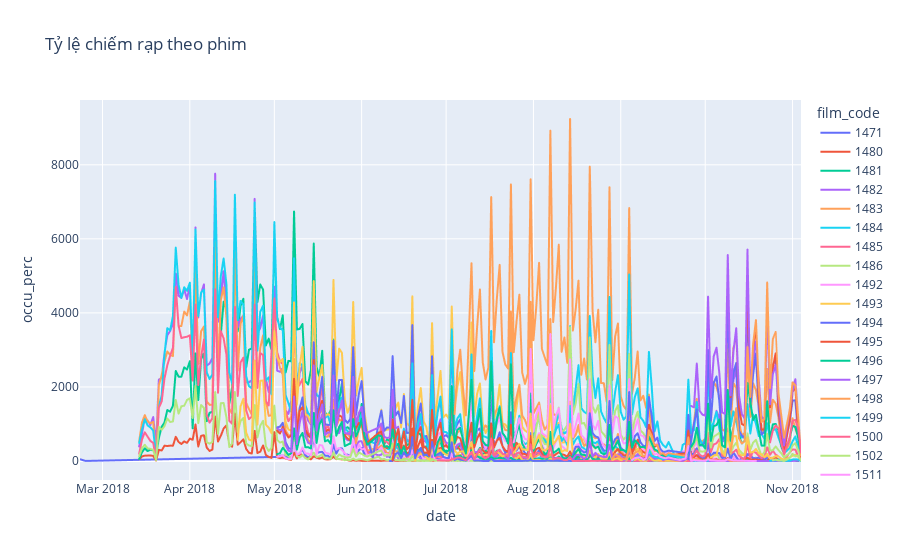

Write notebook code for a chart like this one.
### Code cell
fig = px.line(data_film, x='date', y='occu_perc', color='film_code', title='Tỷ lệ chiếm rạp theo phim')
fig.show()
